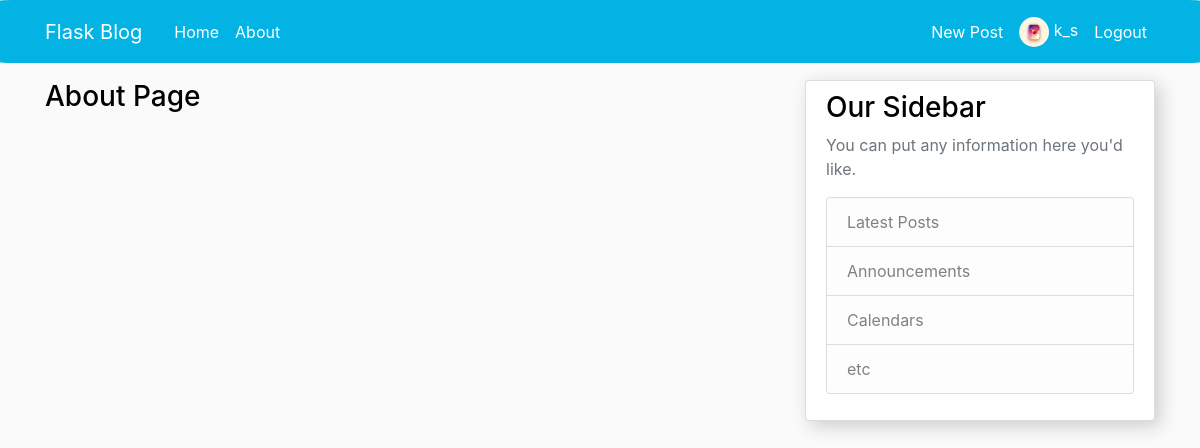
/about (signed in), run on the app's committed database.
### index/models.py (models this page shows, shortened)
class User(db.Model, UserMixin):
    id = db.Column(db.Integer, primary_key=True)
    username = db.Column(db.String(20), unique=True, nullable=False)
    email = db.Column(db.String(120), unique=True, nullable=False)
    image_file = db.Column(db.String(20), nullable=False, default='default.jpg')
    password = db.Column(db.String(60), nullable=False)
    posts = db.relationship('Post', backref='author', lazy=True)

### index/routes.py (the view)
@app.route("/about")
def about():
    return render_template('about.html')

### index/models.py (called while the page is built)
@login_manager.user_loader
def load_user(user_id):
    return User.query.get(int(user_id))

### index/templates/about.html
{% extends "layout.html" %}
{% block content %}
	<h3>About Page</h3>
{% endblock content %}

### index/templates/layout.html (shortened to what this page needs)
<!DOCTYPE html>
<html>
<head>
    <link rel="stylesheet" href="https://maxcdn.bootstrapcdn.com/bootstrap/4.0.0/css/bootstrap.min.css">
     <link rel="stylesheet" type="text/css" href="{{ url_for('static',filename='main.css')}}">
</head>
<body>
	<header class="site-header">
	  <nav class="navbar navbar-expand-md navbar-dark bg-steel fixed-top">
	    <div class="container" id="container">
	      <a class="navbar-brand mr-4" href="/">Flask Blog</a>
	      <div class="collapse navbar-collapse" id="navbarToggle">
	        <div class="navbar-nav mr-auto">
	          <a class="nav-item nav-link" href="{{ url_for('home') }}">Home</a>
	          <a class="nav-item nav-link" href="{{ url_for('about') }}">About</a>
	        </div>
	        <div class="navbar-nav">
	        	{% if current_user.is_authenticated %}
	        		<a class="nav-item nav-link mt-1" href="{{ url_for('new_post') }}">New Post</a>
	          		<a class="nav-item nav-link" href="{{ url_for('account') }}">
		          		<img class="rounded-circle layout-img" src="{{ url_for('static',filename='profile_pics/'+current_user.image_file) }}">
		          		{{ current_user.username }}
	          		</a>
	          		<a class="nav-item nav-link mt-1" href="{{ url_for('logout') }}">Logout</a>
	          	{% else %}
	          		<a class="nav-item nav-link" href="{{ url_for('login') }}">Login</a>
	          		<a class="nav-item nav-link" href="{{ url_for('register') }}">Register</a>
	          	{% endif %}
	        </div>
	      </div>
	    </div>
	  </nav>
	</header>
	<main role="main" class="container">
	  <div class="row">
	    <div class="col-md-8">
	    	{% block content %}{% endblock %}
	    </div>
	    <div class="col-md-4">
	      <div class="content-section" id="bootstrap-overrides">
	        <h3>Our Sidebar</h3>
	        <p class='text-muted'>You can put any information here you'd like.
	          <ul class="list-group">
	            <li class="list-group-item list-group-item-light">Latest Posts</li>
	            <li class="list-group-item list-group-item-light">Announcements</li>
	            <li class="list-group-item list-group-item-light">Calendars</li>
	            <li class="list-group-item list-group-item-light">etc</li>
	          </ul>
	        </p>
	      </div>
	    </div>
	  </div>
	</main>
</body>
</html>

### index/static/main.css (style rules this page uses)
body { background: #fafafa; color: #000; margin-top: 5rem; }
h1, h2, h3, h4, h5, h6 { color: black; }
.navbar-brand { color : black; }
.bg-steel { background-color: #02b3e4; border-radius: 1%; }
.site-header .navbar-nav .nav-link { color: white; }
.content-section { background: #ffffff; padding: 10px 20px; border: 1px solid #dddddd; border-radius: 1%; margin-bottom: 20px; box-shadow:5px 5px 18px 0px #cccccc; }
.layout-img { height: 30px; width: 30px; margin-top: 1px; }

### data on the page
User: image_file (picture), username "k_s"
